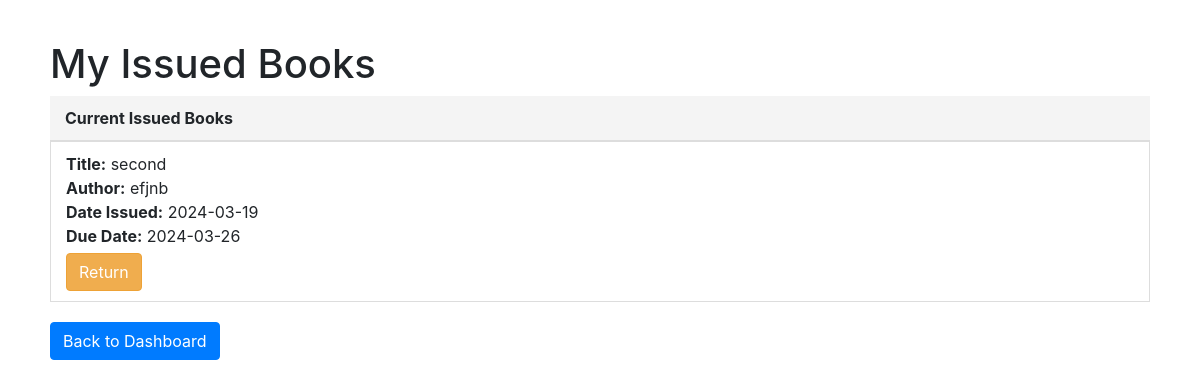
The page /user_mybooks (signed in) on the database as committed earlier.
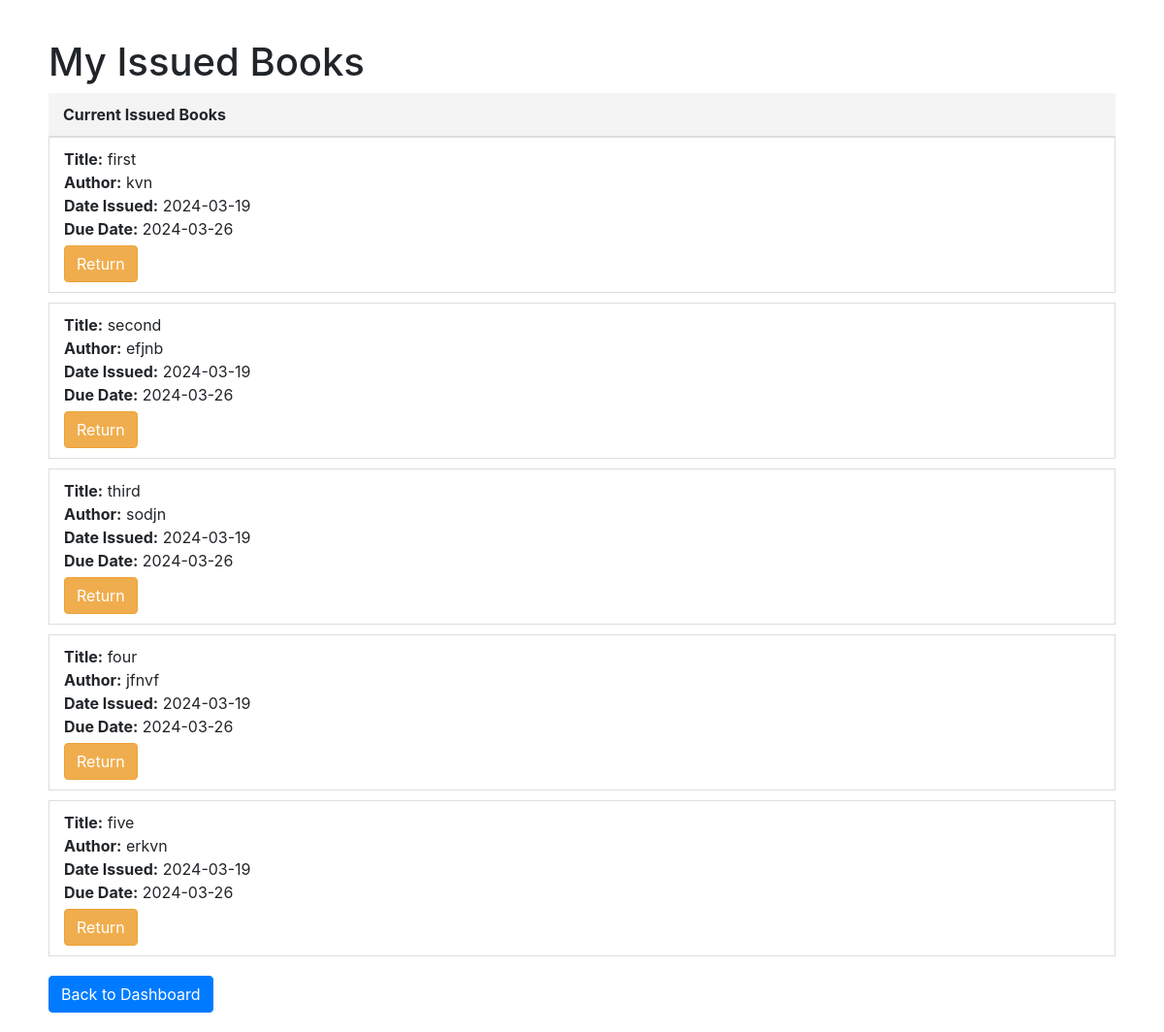
The same page on the database as committed later.
### app.py (models this page shows)
class Issue(db.Model):
    id = db.Column(db.Integer, primary_key=True)
    user_id = db.Column(db.Integer, db.ForeignKey('user.id'), nullable=False)
    book_id = db.Column(db.Integer, db.ForeignKey('book.id'), nullable=False)
    librarian_id = db.Column(db.Integer, db.ForeignKey('user.id'), nullable=True)  # Assuming librarians are also users
    section_id = db.Column(db.Integer, db.ForeignKey('section.id'), nullable=False)
    date_issued = db.Column(db.DateTime, default=datetime.now, nullable=False)
    due_date = db.Column(db.DateTime, nullable=True)
    status = db.Column(db.String(50), nullable=False, default='issued')

class Book(db.Model):
    id = db.Column(db.Integer, primary_key=True)
    title = db.Column(db.String(150), nullable=False)
    author = db.Column(db.String(100), nullable=False)
    pages = db.Column(db.Integer)  # Add this line for the number of pages
    section_id = db.Column(db.Integer, db.ForeignKey('section.id'), nullable=False)
    section = db.relationship('Section', back_populates='books')
    issues = db.relationship('Issue', backref='book', lazy='dynamic')

### app.py (the view)
@app.route('/user_mybooks', methods=['GET'])
def user_mybooks():
    if 'user_id' not in session:
        flash('Please log in to view your books.', 'warning')
        return redirect(url_for('user_login'))
    user_id = session['user_id']
    issued_books = Issue.query.filter_by(user_id=user_id, status='issued').all()
    return render_template('user_mybooks.html', issued_books=issued_books)

### templates/user_mybooks.html (shortened to what this page needs)
<!DOCTYPE html>
<html lang="en">
<head>
    <link rel="stylesheet" href="https://stackpath.bootstrapcdn.com/bootstrap/4.3.1/css/bootstrap.min.css">
</head>
<body>
<div class="container dashboard-container">
    <h1>My Issued Books</h1>
    <div class="book-listing">
        <div class="section-header">Current Issued Books</div>
        {% for issue in issued_books %}
        <div class="book-item">
            <div class="book-info">
                <strong>Title:</strong> {{ issue.book.title }}<br>
                <strong>Author:</strong> {{ issue.book.author }}<br>
                <strong>Date Issued:</strong> {{ issue.date_issued.strftime('%Y-%m-%d') }}<br>
                <strong>Due Date:</strong> {{ issue.due_date.strftime('%Y-%m-%d') if issue.due_date else 'Calculating...' }}
            </div>
            <form action="{{ url_for('return_book', issue_id=issue.id) }}" method="post">
                <button type="submit" class="btn btn-return">Return</button>
            </form>
        </div>
        {% else %}
        <div class="text-muted">No issued books found.</div>
        {% endfor %}
    </div>
    <a href="{{ url_for('user_dashboard') }}" class="btn btn-primary">Back to Dashboard</a>
</div>
</body>
</html>

Rows that differ between the two databases and show on the page:
added Issue: book "first", book.author "kvn", date_issued "2024-03-19", due_date "2024-03-26"
now on this page (row edited): Issue: book "third", book.author "sodjn", date_issued "2024-03-19", due_date "2024-03-26"
added Issue: book "four", book.author "jfnvf", date_issued "2024-03-19", due_date "2024-03-26"
added Issue: book "five", book.author "erkvn", date_issued "2024-03-19", due_date "2024-03-26"
